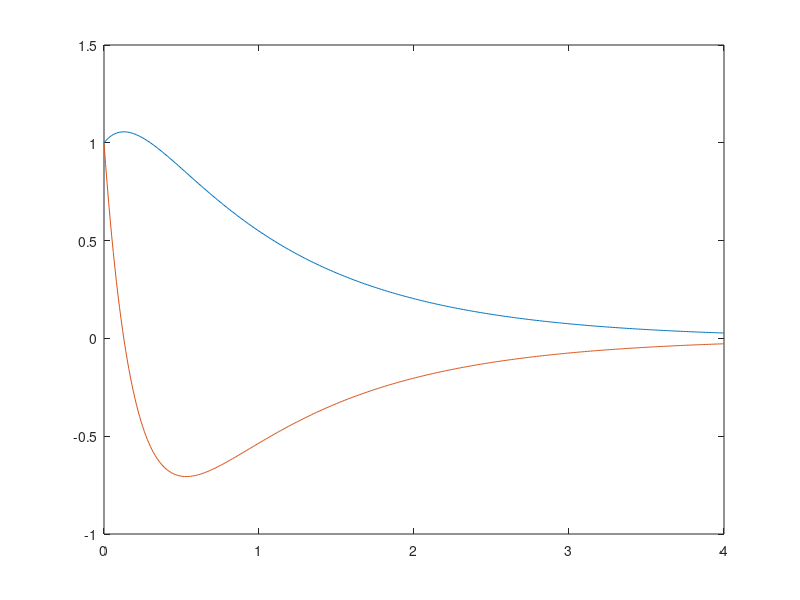

The MATLAB script that drew this image:
A = [0 1; -5 -6];
B = [0; 1];
x0 = [1; 1];
t = 0:0.01:4;
i = 0;
for n = t
	i = i + 1;
	x = expm(A * n) * x0;
	x1(i) = x(1);
	x2(i) = x(2);
endfor

plot(t, x1, t, x2)
